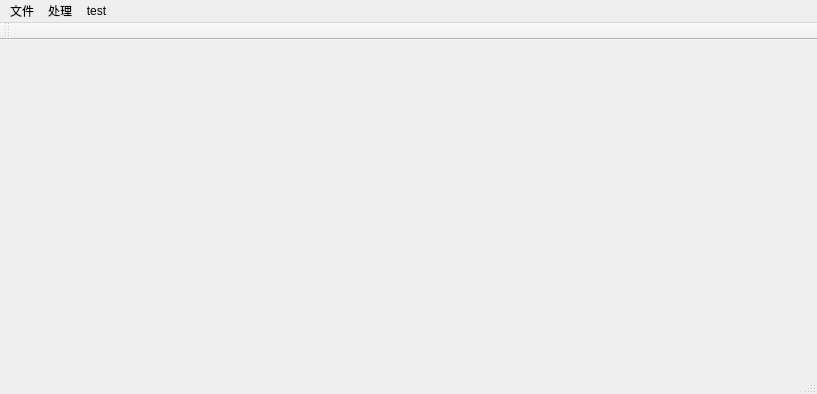
<?xml version="1.0" encoding="UTF-8"?>
<ui version="4.0">
 <class>MainWindow</class>
 <widget class="QMainWindow" name="MainWindow">
  <property name="geometry">
   <rect>
    <x>0</x>
    <y>0</y>
    <width>817</width>
    <height>394</height>
   </rect>
  </property>
  <property name="windowTitle">
   <string>老电影修复</string>
  </property>
  <widget class="QWidget" name="centralWidget">
   <widget class="QLabel" name="origin_imagelabel">
    <property name="geometry">
     <rect>
      <x>20</x>
      <y>0</y>
      <width>371</width>
      <height>331</height>
     </rect>
    </property>
    <property name="text">
     <string/>
    </property>
   </widget>
   <widget class="QLabel" name="processd_imagelabel">
    <property name="geometry">
     <rect>
      <x>430</x>
      <y>0</y>
      <width>371</width>
      <height>331</height>
     </rect>
    </property>
    <property name="text">
     <string/>
    </property>
   </widget>
  </widget>
  <widget class="QMenuBar" name="menuBar">
   <property name="geometry">
    <rect>
     <x>0</x>
     <y>0</y>
     <width>817</width>
     <height>25</height>
    </rect>
   </property>
   <widget class="QMenu" name="menuOpen">
    <property name="title">
     <string>文件</string>
    </property>
    <widget class="QMenu" name="menu">
     <property name="title">
      <string>打开</string>
     </property>
     <addaction name="action_Open_Image"/>
     <addaction name="action_Open_Film"/>
    </widget>
    <widget class="QMenu" name="menu_2">
     <property name="title">
      <string>保存</string>
     </property>
     <addaction name="action_Save_Image"/>
     <addaction name="action_Save_Film"/>
    </widget>
    <addaction name="menu"/>
    <addaction name="menu_2"/>
    <addaction name="action_Recover_Image"/>
    <addaction name="action_Quit"/>
   </widget>
   <widget class="QMenu" name="menuProcess">
    <property name="title">
     <string>处理</string>
    </property>
    <widget class="QMenu" name="menuNoise">
     <property name="title">
      <string>噪声处理</string>
     </property>
     <addaction name="action_Add_Salt_Noise"/>
     <addaction name="action_Delete_Salt_Noise"/>
    </widget>
    <addaction name="menuNoise"/>
   </widget>
   <widget class="QMenu" name="menuTest">
    <property name="title">
     <string>test</string>
    </property>
    <addaction name="actionTest_open"/>
   </widget>
   <addaction name="menuOpen"/>
   <addaction name="menuProcess"/>
   <addaction name="menuTest"/>
  </widget>
  <widget class="QToolBar" name="mainToolBar">
   <attribute name="toolBarArea">
    <enum>TopToolBarArea</enum>
   </attribute>
   <attribute name="toolBarBreak">
    <bool>false</bool>
   </attribute>
  </widget>
  <widget class="QStatusBar" name="statusBar"/>
  <action name="action_Recover_Image">
   <property name="text">
    <string>复原</string>
   </property>
   <property name="shortcut">
    <string>Ctrl+R</string>
   </property>
  </action>
  <action name="action_Quit">
   <property name="text">
    <string>退出</string>
   </property>
   <property name="shortcut">
    <string>Ctrl+Q</string>
   </property>
  </action>
  <action name="action_Open_Image">
   <property name="text">
    <string>图片</string>
   </property>
  </action>
  <action name="action_Open_Film">
   <property name="text">
    <string>电影</string>
   </property>
  </action>
  <action name="action_Save_Image">
   <property name="text">
    <string>图片</string>
   </property>
  </action>
  <action name="action_Save_Film">
   <property name="text">
    <string>电影</string>
   </property>
  </action>
  <action name="action_Add_Salt_Noise">
   <property name="text">
    <string>添加椒盐噪声</string>
   </property>
  </action>
  <action name="action_Delete_Salt_Noise">
   <property name="text">
    <string>消除椒盐噪声</string>
   </property>
  </action>
  <action name="actionTest">
   <property name="text">
    <string>test</string>
   </property>
  </action>
  <action name="action_Add_Spot">
   <property name="text">
    <string>Add_Spot</string>
   </property>
  </action>
  <action name="action_Delete_Spot">
   <property name="text">
    <string>Delete_Spot</string>
   </property>
  </action>
  <action name="actionTest_open">
   <property name="text">
    <string>test_open</string>
   </property>
  </action>
 </widget>
 <layoutdefault spacing="6" margin="11"/>
 <resources/>
 <connections>
  <connection>
   <sender>action_Open_Image</sender>
   <signal>triggered()</signal>
   <receiver>MainWindow</receiver>
   <slot>action_Open_Image_Slot()</slot>
   <hints>
    <hint type="sourcelabel">
     <x>-1</x>
     <y>-1</y>
    </hint>
    <hint type="destinationlabel">
     <x>199</x>
     <y>149</y>
    </hint>
   </hints>
  </connection>
  <connection>
   <sender>action_Quit</sender>
   <signal>triggered()</signal>
   <receiver>MainWindow</receiver>
   <slot>close()</slot>
   <hints>
    <hint type="sourcelabel">
     <x>-1</x>
     <y>-1</y>
    </hint>
    <hint type="destinationlabel">
     <x>199</x>
     <y>149</y>
    </hint>
   </hints>
  </connection>
  <connection>
   <sender>action_Open_Film</sender>
   <signal>triggered()</signal>
   <receiver>MainWindow</receiver>
   <slot>action_Open_Film_Slot()</slot>
   <hints>
    <hint type="sourcelabel">
     <x>-1</x>
     <y>-1</y>
    </hint>
    <hint type="destinationlabel">
     <x>434</x>
     <y>267</y>
    </hint>
   </hints>
  </connection>
  <connection>
   <sender>action_Save_Image</sender>
   <signal>triggered()</signal>
   <receiver>MainWindow</receiver>
   <slot>action_Save_Image_Slot()</slot>
   <hints>
    <hint type="sourcelabel">
     <x>-1</x>
     <y>-1</y>
    </hint>
    <hint type="destinationlabel">
     <x>434</x>
     <y>267</y>
    </hint>
   </hints>
  </connection>
  <connection>
   <sender>action_Save_Film</sender>
   <signal>triggered()</signal>
   <receiver>MainWindow</receiver>
   <slot>action_Save_Film_Slot()</slot>
   <hints>
    <hint type="sourcelabel">
     <x>-1</x>
     <y>-1</y>
    </hint>
    <hint type="destinationlabel">
     <x>434</x>
     <y>267</y>
    </hint>
   </hints>
  </connection>
  <connection>
   <sender>action_Recover_Image</sender>
   <signal>triggered()</signal>
   <receiver>MainWindow</receiver>
   <slot>action_Recover_Image_Slot()</slot>
   <hints>
    <hint type="sourcelabel">
     <x>-1</x>
     <y>-1</y>
    </hint>
    <hint type="destinationlabel">
     <x>434</x>
     <y>267</y>
    </hint>
   </hints>
  </connection>
  <connection>
   <sender>action_Add_Salt_Noise</sender>
   <signal>triggered()</signal>
   <receiver>MainWindow</receiver>
   <slot>action_Add_Salt_Noise_Slot()</slot>
   <hints>
    <hint type="sourcelabel">
     <x>-1</x>
     <y>-1</y>
    </hint>
    <hint type="destinationlabel">
     <x>408</x>
     <y>196</y>
    </hint>
   </hints>
  </connection>
  <connection>
   <sender>action_Delete_Salt_Noise</sender>
   <signal>triggered()</signal>
   <receiver>MainWindow</receiver>
   <slot>action_Delete_Salt_Noise_Slot()</slot>
   <hints>
    <hint type="sourcelabel">
     <x>-1</x>
     <y>-1</y>
    </hint>
    <hint type="destinationlabel">
     <x>408</x>
     <y>196</y>
    </hint>
   </hints>
  </connection>
  <connection>
   <sender>actionTest</sender>
   <signal>triggered()</signal>
   <receiver>MainWindow</receiver>
   <slot>test_open()</slot>
   <hints>
    <hint type="sourcelabel">
     <x>-1</x>
     <y>-1</y>
    </hint>
    <hint type="destinationlabel">
     <x>408</x>
     <y>196</y>
    </hint>
   </hints>
  </connection>
 </connections>
 <slots>
  <slot>action_Open_Image_Slot()</slot>
  <slot>action_Open_Film_Slot()</slot>
  <slot>action_Save_Image_Slot()</slot>
  <slot>action_Save_Film_Slot()</slot>
  <slot>action_Recover_Image_Slot()</slot>
  <slot>action_Add_Salt_Noise_Slot()</slot>
  <slot>action_Delete_Salt_Noise_Slot()</slot>
  <slot>show_Dialog()</slot>
  <slot>test_open()</slot>
 </slots>
</ui>
